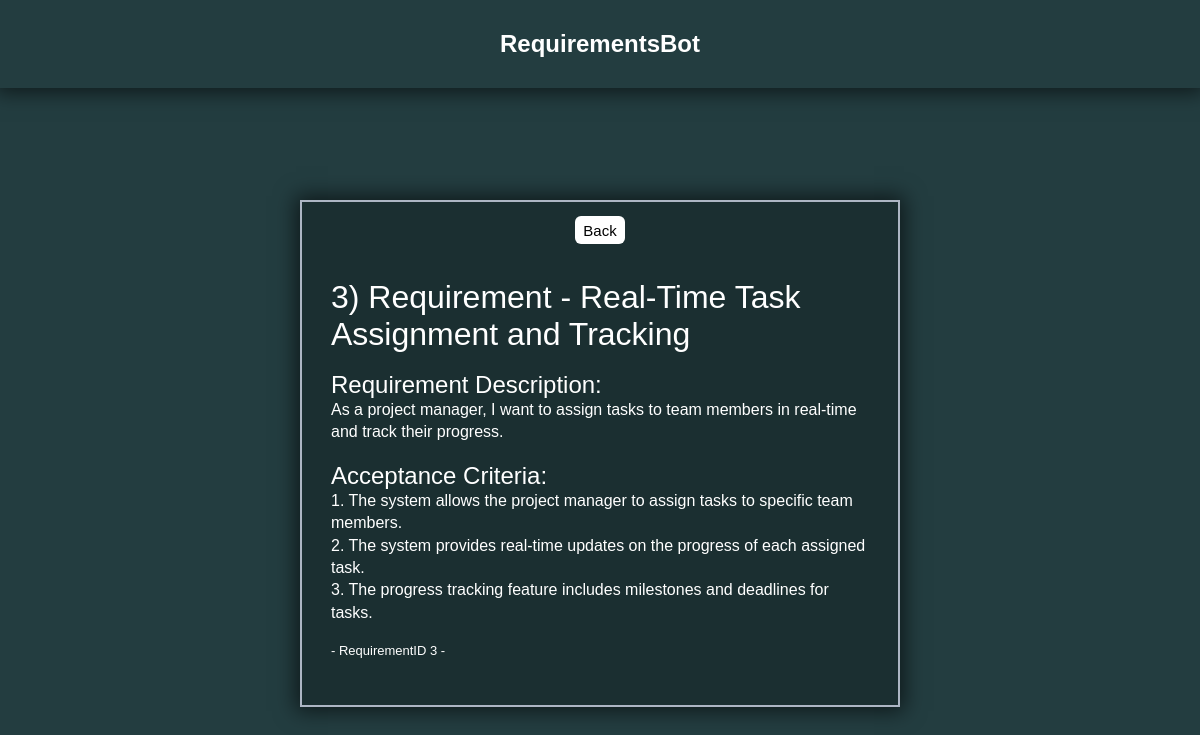
Before: /requirement/3 with the older database file.
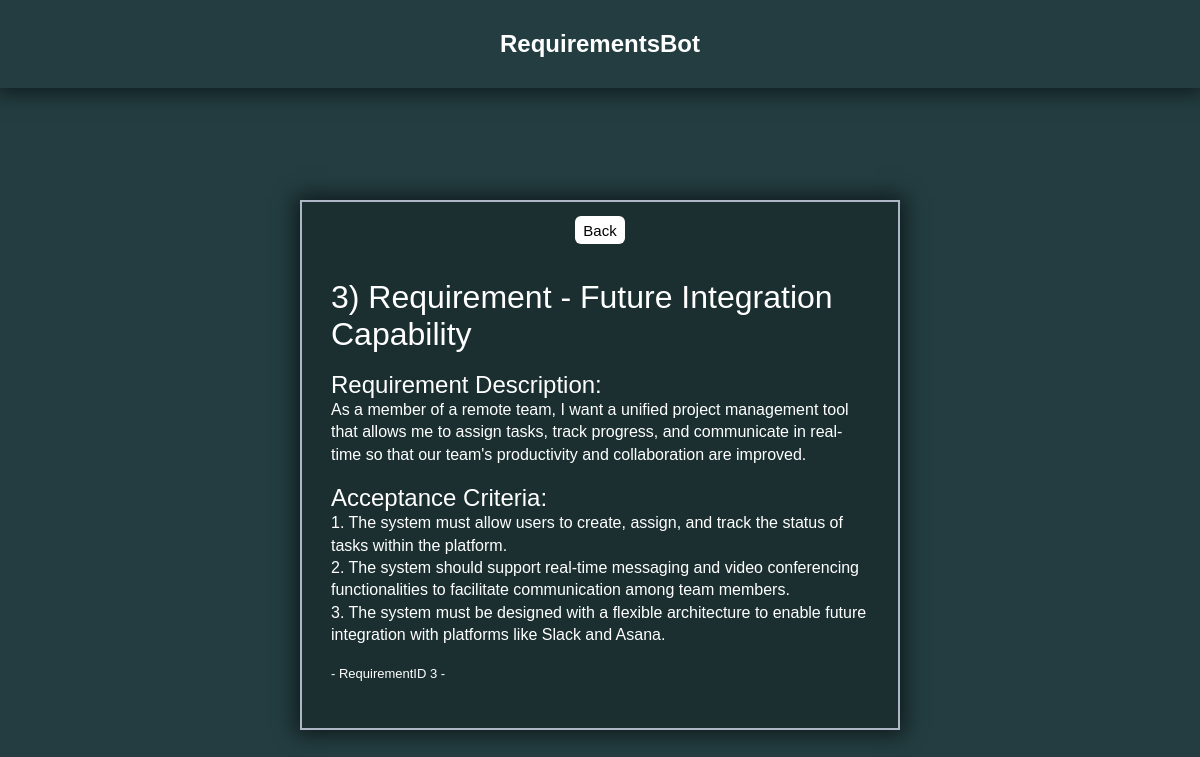
After: the same page with the newer database file.
### GPTCommunication/models.py (models this page shows, shortened)
class RequirementDetail(models.Model):
    requirementID = models.OneToOneField(RequirementsList, on_delete=models.CASCADE, primary_key=True)
    reqUserStory = models.TextField()
    reqAcceptanceCriteria = models.TextField()

class RequirementsList(models.Model):
    requirementID = models.IntegerField(primary_key=True)
    requirementName = models.CharField(max_length=100)
    requirementDescription = models.TextField()

### GPTCommunication/views.py (the view)
# urls.py: path("requirement/<int:pk>", views.RequirementDisplay.getRequirementsDetail, name="RequirementDetail"),
    def getRequirementsDetail(request, pk):
        requirement = get_object_or_404(RequirementDetail, requirementID=pk)
        return render(request, "GPTCommunication/detailed_requirement.html", {
            "requirement": requirement
        })

### GPTCommunication/templates/GPTCommunication/detailed_requirement.html (shortened to what this page needs)
{% extends "base.html" %}
{% load static %}
{% block css_files %}
 <link rel="stylesheet" href="{% static "GPTCommunication/detailed_requirement.css" %}">
{% endblock css_files %}
{% block content %}
<div id="Layout">
    <div id="BackButtonArea">
        <button id="BackButton"  onclick="location.href='{% url "Requirements"%}';">Back</button>
    </div>
    <div class="Content">
        <div class="UserStoryArea">
            <h1>{{requirement.requirementID.requirementID}}) {{ requirement.requirementID.requirementName }}</h1><br>
            <h2>Requirement Description:</h2>
            <p>{{ requirement.reqUserStory }}</p> <br>
            <h2>Acceptance Criteria:</h2>
            <p>{{ requirement.reqAcceptanceCriteria|linebreaksbr }}</p><br>
            <p id="RequirementIDText">- RequirementID {{ requirement.requirementID.requirementID }} -</p>
        </div>
    </div>
</div>
{% endblock content %}

Changed rows visible on the page:
changed RequirementDetail id 3: requirementID.requirementName "Requirement - Real-Time Task Assignment and Tracking" → "Requirement - Future Integration Capability"; reqUserStory "As a project manager, I want to assign tasks to team members in real-time and track their progress." → "As a member of a remote team, I want a unified project management tool that allows me to assign tasks, track progress, and communicate in real-time so that our team's productivity and collaboration are improved."; reqAcceptanceCriteria "1. The system allows the project manager to assign tasks to specific team members. 2. The system provides real-time updates on the progress of each assigned task. 3. The progress tracking feature includes milestones and deadlines for tasks." → "1. The system must allow users to create, assign, and track the status of tasks within the platform. 2. The system should support real-time messaging and video conferencing functionalities to facilitate communication among team members. 3. The system must be designed with a flexible architecture to enable future integration with platforms like Slack and Asana."
